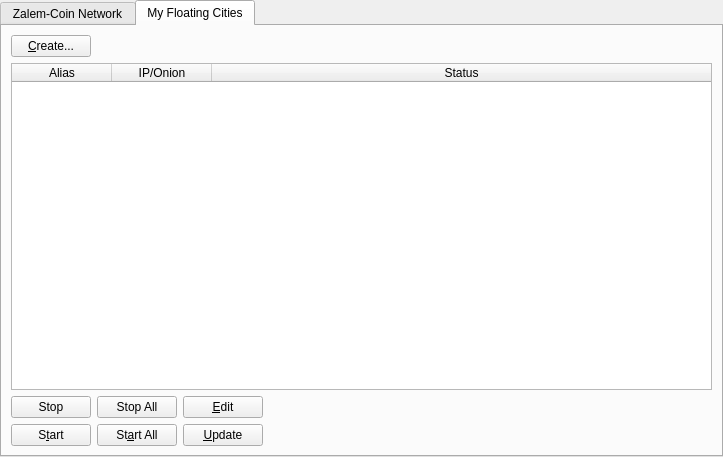
<?xml version="1.0" encoding="UTF-8"?>
<ui version="4.0">
 <class>FloatingcityManager</class>
 <widget class="QWidget" name="FloatingcityManager">
  <property name="geometry">
   <rect>
    <x>0</x>
    <y>0</y>
    <width>723</width>
    <height>457</height>
   </rect>
  </property>
  <property name="windowTitle">
   <string>Form</string>
  </property>
  <property name="styleSheet">
   <string notr="true"/>
  </property>
  <layout class="QVBoxLayout" name="topLayout">
   <property name="leftMargin">
    <number>0</number>
   </property>
   <property name="topMargin">
    <number>0</number>
   </property>
   <property name="rightMargin">
    <number>0</number>
   </property>
   <property name="bottomMargin">
    <number>0</number>
   </property>
   <item>
    <layout class="QVBoxLayout" name="verticalLayout">
     <property name="bottomMargin">
      <number>0</number>
     </property>
     <item>
      <widget class="QTabWidget" name="tabWidget">
       <property name="currentIndex">
        <number>1</number>
       </property>
       <widget class="QWidget" name="tab">
        <attribute name="title">
         <string>Zalem-Coin Network</string>
        </attribute>
        <layout class="QGridLayout" name="gridLayout">
         <item row="1" column="0">
          <widget class="QTableWidget" name="tableWidgetFloatingcities">
           <property name="editTriggers">
            <set>QAbstractItemView::NoEditTriggers</set>
           </property>
           <property name="alternatingRowColors">
            <bool>true</bool>
           </property>
           <property name="selectionBehavior">
            <enum>QAbstractItemView::SelectRows</enum>
           </property>
           <property name="sortingEnabled">
            <bool>true</bool>
           </property>
           <attribute name="horizontalHeaderStretchLastSection">
            <bool>true</bool>
           </attribute>
           <column>
            <property name="text">
             <string>Address</string>
            </property>
           </column>
           <column>
            <property name="text">
             <string>Protocol</string>
            </property>
           </column>
           <column>
            <property name="text">
             <string>Active</string>
            </property>
           </column>
           <column>
            <property name="text">
             <string>Active (secs)</string>
            </property>
           </column>
           <column>
            <property name="text">
             <string>Last Seen</string>
            </property>
           </column>
           <column>
            <property name="text">
             <string>Pubkey</string>
            </property>
           </column>
          </widget>
         </item>
         <item row="0" column="0">
          <layout class="QHBoxLayout" name="horizontalLayout_3">
           <property name="bottomMargin">
            <number>0</number>
           </property>
           <item>
            <widget class="QLabel" name="label_2">
             <property name="text">
              <string>Zalem-Coin Node Count:</string>
             </property>
            </widget>
           </item>
           <item>
            <widget class="QLabel" name="countLabel">
             <property name="text">
              <string>0</string>
             </property>
            </widget>
           </item>
           <item>
            <spacer name="horizontalSpacer_3">
             <property name="orientation">
              <enum>Qt::Horizontal</enum>
             </property>
             <property name="sizeHint" stdset="0">
              <size>
               <width>40</width>
               <height>20</height>
              </size>
             </property>
            </spacer>
           </item>
          </layout>
         </item>
        </layout>
       </widget>
       <widget class="QWidget" name="tab_2">
        <attribute name="title">
         <string>My Floating Cities</string>
        </attribute>
        <layout class="QGridLayout" name="gridLayout_2">
         <item row="0" column="0">
          <layout class="QVBoxLayout" name="verticalLayout_2">
           <property name="bottomMargin">
            <number>0</number>
           </property>
           <item>
            <layout class="QHBoxLayout" name="horizontalLayout">
             <item>
              <widget class="QPushButton" name="createButton">
               <property name="text">
                <string>&amp;Create...</string>
               </property>
              </widget>
             </item>
             <item>
              <spacer name="horizontalSpacer">
               <property name="orientation">
                <enum>Qt::Horizontal</enum>
               </property>
               <property name="sizeHint" stdset="0">
                <size>
                 <width>40</width>
                 <height>20</height>
                </size>
               </property>
              </spacer>
             </item>
            </layout>
           </item>
           <item>
            <widget class="QTableWidget" name="tableWidget_2">
             <property name="minimumSize">
              <size>
               <width>695</width>
               <height>0</height>
              </size>
             </property>
             <property name="editTriggers">
              <set>QAbstractItemView::NoEditTriggers</set>
             </property>
             <property name="alternatingRowColors">
              <bool>true</bool>
             </property>
             <property name="selectionMode">
              <enum>QAbstractItemView::SingleSelection</enum>
             </property>
             <property name="selectionBehavior">
              <enum>QAbstractItemView::SelectRows</enum>
             </property>
             <attribute name="horizontalHeaderStretchLastSection">
              <bool>true</bool>
             </attribute>
             <column>
              <property name="text">
               <string>Alias</string>
              </property>
             </column>
             <column>
              <property name="text">
               <string>IP/Onion</string>
              </property>
             </column>
             <column>
              <property name="text">
               <string>Status</string>
              </property>
             </column>
            </widget>
           </item>
           <item>
            <layout class="QHBoxLayout" name="horizontalLayout_2">
             <property name="bottomMargin">
              <number>0</number>
             </property>
             <item>
              <widget class="QPushButton" name="stopButton">
               <property name="text">
                <string>Stop</string>
               </property>
              </widget>
             </item>
             <item>
              <widget class="QPushButton" name="stopAllButton">
               <property name="text">
                <string>Stop All</string>
               </property>
              </widget>
             </item>
             <item>
              <widget class="QPushButton" name="editButton">
               <property name="text">
                <string>&amp;Edit</string>
               </property>
              </widget>
             </item>
             <item>
              <spacer name="horizontalSpacer_2">
               <property name="orientation">
                <enum>Qt::Horizontal</enum>
               </property>
               <property name="sizeHint" stdset="0">
                <size>
                 <width>40</width>
                 <height>20</height>
                </size>
               </property>
              </spacer>
             </item>
            </layout>
           </item>
           <item>
            <layout class="QHBoxLayout" name="horizontalLayout_4">
             <property name="bottomMargin">
              <number>0</number>
             </property>
            </layout>
           </item>
           <item>
            <layout class="QHBoxLayout" name="horizontalLayout_5">
             <property name="bottomMargin">
              <number>0</number>
             </property>
             <item>
              <widget class="QPushButton" name="startButton">
               <property name="text">
                <string>S&amp;tart</string>
               </property>
              </widget>
             </item>
             <item>
              <widget class="QPushButton" name="startAllButton">
               <property name="text">
                <string>St&amp;art All</string>
               </property>
              </widget>
             </item>
             <item>
              <widget class="QPushButton" name="UpdateButton">
               <property name="text">
                <string>&amp;Update</string>
               </property>
              </widget>
             </item>
             <item>
              <spacer name="horizontalSpacer_5">
               <property name="orientation">
                <enum>Qt::Horizontal</enum>
               </property>
               <property name="sizeHint" stdset="0">
                <size>
                 <width>40</width>
                 <height>20</height>
                </size>
               </property>
              </spacer>
             </item>
            </layout>
           </item>
          </layout>
         </item>
        </layout>
       </widget>
      </widget>
     </item>
    </layout>
   </item>
  </layout>
 </widget>
 <resources/>
 <connections/>
</ui>
